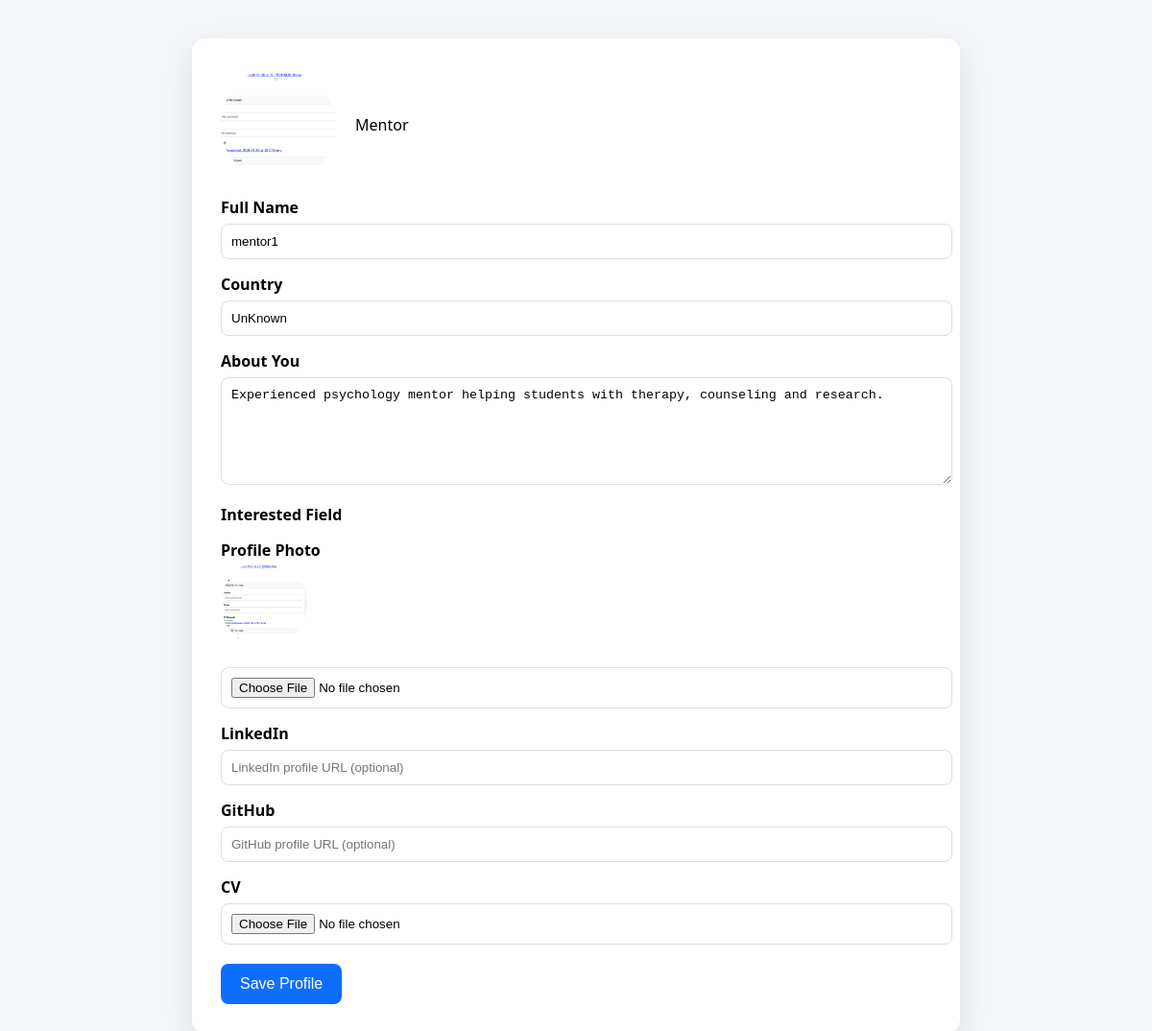
The app's page /mentor/profile/ (signed in) with its own data.
### core/models.py (models this page shows, shortened)
class Mentor(models.Model):
    user = models.OneToOneField(User, on_delete=models.CASCADE, related_name="mentor")
    name = models.CharField(max_length=120)
    profile_text = models.TextField()
    embedding = models.JSONField(null=True, blank=True)
    country = models.CharField(max_length=80)
    linkedin = models.URLField(blank=True, null=True)
    github = models.URLField(blank=True, null=True)
    cv = models.FileField(upload_to="cvs/", blank=True, null=True)
    profile_image = models.ImageField(upload_to="profiles/", blank=True, null=True)

### core/views.py (the view)
# urls.py: path("mentor/profile/", mentor_profile, name="mentor_profile"),
@login_required(login_url="/login/")
def mentor_profile(request):
    mentor = request.user.mentor
    if request.method == "POST":
        form = MentorProfileForm(request.POST, request.FILES, instance=mentor)
        if form.is_valid():
            form.save()
            return redirect("/mentor/dashboard/")
    else:
        form = MentorProfileForm(instance=mentor)
    return render(request, "mentor_profile.html", {"form": form})

### core/templates/mentor_profile.html (shortened to what this page needs)
{% load static %}
<!DOCTYPE html>
<html>
<head>
</head>
<body>
<div class="container">
<div class="card">
<div class="profile-header">
    {% if form.instance.profile_image %}
        <img src="{{ form.instance.profile_image.url }}">
    {% else %}
        <img src="{% static 'core/images/default-avatar.png' %}">
    {% endif %}
    <div>
        <p>Mentor</p>
    </div>
</div>
<form method="post" enctype="multipart/form-data">
    <label>Full Name</label>
    {{ form.name }}
     <label>Country</label>
    {{ form.country }}
    <label>About You</label>
    {{ form.profile_text }}
    <label>Interested Field</label>
    <label>Profile Photo</label>
    {% if form.instance.profile_image %}
        <img src="{{ form.instance.profile_image.url }}" style="width:90px;height:90px;border-radius:50%;margin-bottom:10px;">
    {% endif %}
    <input type="file" name="profile_image">
    <label>LinkedIn</label>
    {{ form.linkedin }}
    <label>GitHub</label>
    {{ form.github }}
    <label>CV</label>
    <input type="file" name="cv">
    <button type="submit">Save Profile</button>
</form>
</div>
</div>
</body>
</html>

### core/templates/mentor_profile.html (style rules this page uses)
body { font-family: "Segoe UI", system-ui; background: #f4f6f9; margin: 0; }
.container { max-width: 800px; margin: auto; padding: 40px 20px; }
.card { background: white; border-radius: 14px; padding: 30px; box-shadow: 0 10px 30px rgba(0,0,0,0.1); }
.profile-header { display: flex; gap: 20px; align-items: center; }
.profile-header img { width: 120px; height: 120px; border-radius: 50%; object-fit: cover; }
label { display: block; font-weight: 600; margin-top: 15px; }
input, textarea { width: 100%; padding: 10px; margin-top: 6px; border-radius: 8px; border: 1px solid #ddd; }
button { margin-top: 20px; background: #0d6efd; color: white; border: none; padding: 12px 20px; border-radius: 8px; font-size: 16px; cursor: pointer; }

### records on screen
Mentor: instance.profile_image (picture), name "mentor1", country "UnKnown", profile_text "Experienced psychology mentor helping students with therapy, counseling and research."
